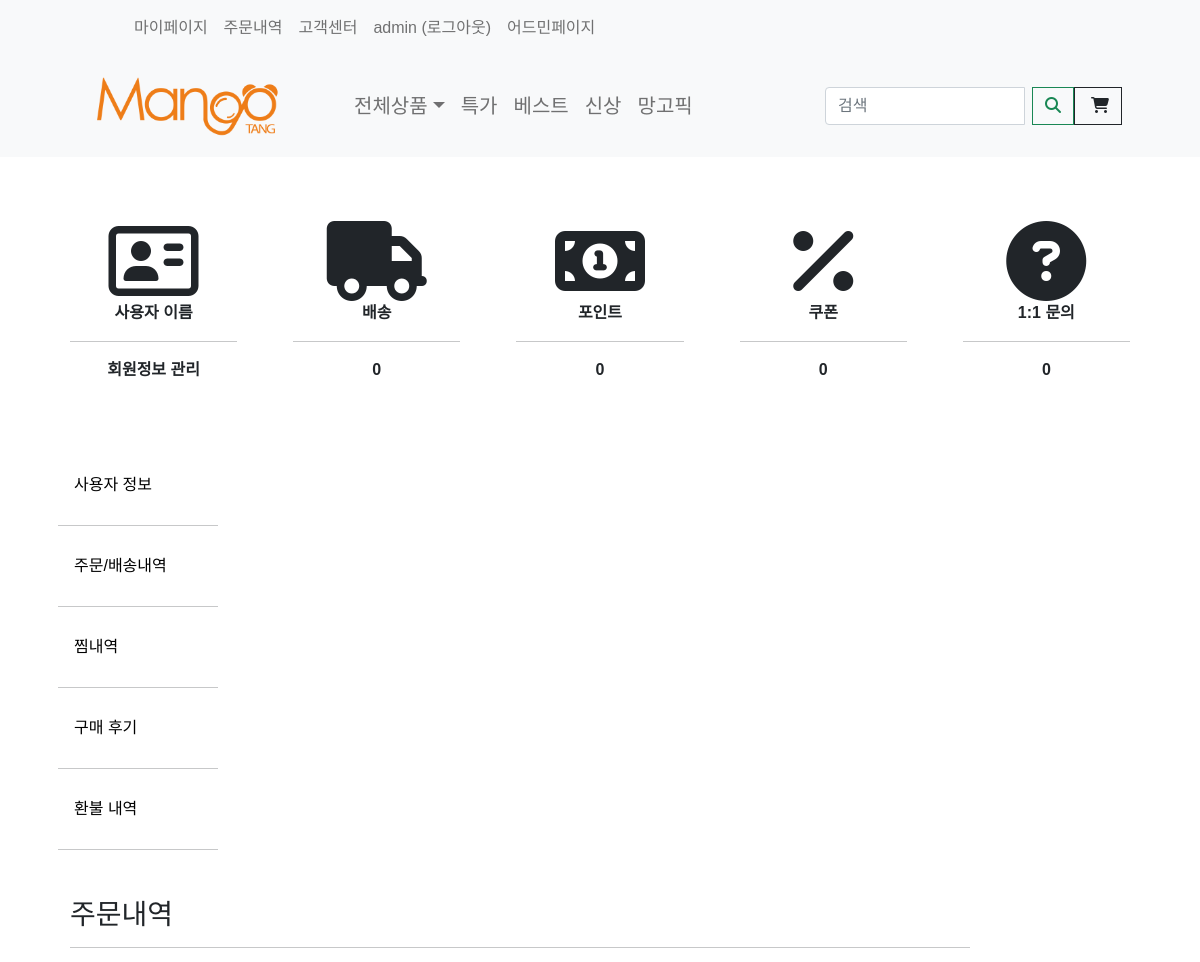
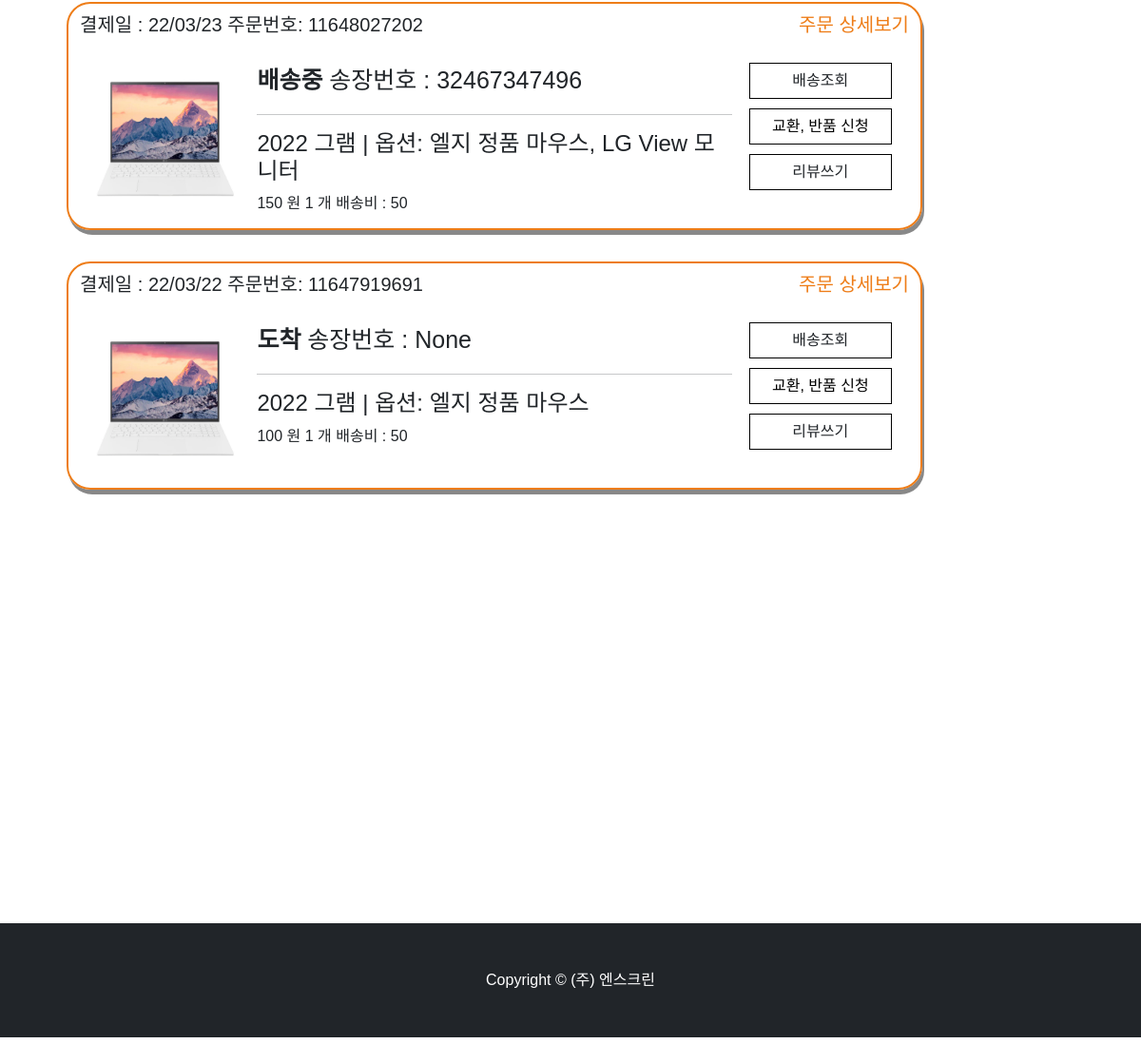
Screenshot of /mypage/orderhistory/ (signed in) with the database file from the repository (2 pictures, top to bottom).
### store/models.py (models this page shows, shortened)
class OrderItem(models.Model):
    DELIVER_COMPANY = (
        ('04', 'CJ대한통운'),
        ('05', '한진택배'),
        ('08', '롯데택배'),
        ('06', '로젠택배'),
        ('01', '우체국택배'),
        ('46', 'CU편의점택배'),
        ('24', 'GS Postbox 택배	'),
    )
    product = models.ForeignKey(Product, on_delete=models.SET_NULL, null=True)
    order = models.ForeignKey(Order, on_delete=models.SET_NULL, null=True, blank=True)
    orderHistory = models.ForeignKey(OrderHistory, on_delete=models.SET_NULL, null=True)
    deliver_state = models.CharField(max_length=200, null=True, blank=True)
    quantity = models.IntegerField(default=0, null=True, blank=True)
    date_added = models.DateTimeField(auto_now_add=True)
    item_option_bool = models.BooleanField(default=False, blank=False, null=True)
    deliver_company = models.CharField(max_length=200, choices=DELIVER_COMPANY, null=True, blank=True)
    track_number = models.IntegerField(null=True, blank=True)
    @property
    def get_all_option_name(self):
        orderOptions = self.orderitemoption_set.all()  # 해당 order의 자식 가져와서
        data = ""
        for name in orderOptions:
            data += name.get_option_name + ", "
        data = data.strip(', ')
        return data
    @property  # 배송비
    def get_delivery_price(self):
        return self.product.shipment_price
    @property  # 옵션 포함 가격
    def get_all_total(self):
        total = self.product.price_discount * self.quantity
        orderOptions = self.orderitemoption_set.all()  # 해당 order의 자식 가져와서
        total += sum([item.get_total for item in orderOptions])  # 다더함함
        return total

class OrderHistory(models.Model):
    customer = models.ForeignKey(Customer, on_delete=models.SET_NULL, null=True, blank=True)
    order_name = models.CharField(max_length=200, null=True, blank=True)
    date_ordered = models.DateTimeField(auto_now_add=True)
    date_completed = models.DateTimeField(null=True, blank=True)
    track_number = models.IntegerField(null=True, blank=True)
    payment_state = models.BooleanField(default=False)
    shipping_fee = models.IntegerField(null=True, blank=True)
    order_number = models.IntegerField(null=True, blank=True)
    email = models.EmailField(null=True, blank=True)
    total_fee = models.IntegerField(null=True, blank=True)
    post_code = models.CharField(max_length=200, null=True, blank=True)
    recipent_address1 = models.CharField(max_length=200, null=False)
    recipent_address2 = models.CharField(max_length=200, null=False)
    recipent_number = models.CharField(max_length=50, null=False)
    recipent_name = models.CharField(max_length=50, null=False)
    order_request = models.CharField(max_length=100, null=False)
    orderer_number = models.CharField(max_length=100, null=False)
    orderer_name = models.CharField(max_length=100, null=False)
    receipt_url = models.CharField(max_length=500, null=True, blank=True)
    status = models.CharField(max_length=100, null=True, blank=True)
    emb_pg_provider = models.CharField(max_length=100, null=True, blank=True)
    imp_uid = models.CharField(max_length=100, null=True, blank=True)
    pay_method = models.CharField(max_length=100, null=True, blank=True)

class Product(models.Model):
    product_name = models.CharField(max_length=200)
    price = models.FloatField(null=False, blank=False)
    image_detail = models.ImageField(null=True, blank=True)
    image_title = models.ImageField(null=True, blank=True)
    image_introduce = models.ImageField(null=True, blank=True)
    seller_code = models.CharField(max_length=50, null=False, blank=False)
    price_discount = models.FloatField(null=True)
    discount = models.IntegerField(null=True)
    stock = models.IntegerField()
    first_title = models.CharField(max_length=200)
    second_title = models.CharField(max_length=200)
    shipment_price = models.IntegerField(blank=True)
    hash_tag = models.CharField(max_length=200)
    option_bool = models.BooleanField(default=False, blank=False, null=True)
    collection_tag = models.CharField(max_length=200, null=True)
    item_company = models.CharField(null=False, max_length=200)
    product_status = models.BooleanField(default=False, blank=False, null=True)

class OrderItemOption(models.Model):
    order_item_option = models.ForeignKey(OrderItem, on_delete=models.CASCADE, null=True)
    product_option = models.ForeignKey(ProductOption, on_delete=models.CASCADE, null=True)
    quantity = models.IntegerField(default=0, null=True, blank=True)
    @property
    def get_option_name(self):
        return self.product_option.option_name
    @property
    def get_total(self):
        total = self.product_option.option_price * self.quantity
        return total

class ProductOption(models.Model):
    product = models.ForeignKey(Product, on_delete=models.CASCADE, null=True)
    option_name = models.CharField(max_length=200)
    option_seller_code = models.CharField(max_length=50, null=False, blank=False)
    option_price = models.FloatField(null=False, blank=False)
    option_stock = models.IntegerField()
    option_status = models.BooleanField(default=False, blank=False, null=True)

### store/views.py (the view)
# urls.py: path('mypage/orderhistory/', views.orderhistory, name="orderhistory"),
@login_required(login_url='account_login')
def orderhistory(request):
    customer = request.user.customer
    orderHistory = OrderHistory.objects.filter(customer=customer).order_by('-date_completed')
    orderItem = []
    for order in orderHistory:
        orderItem += order.orderitem_set.all()
    context = {'orderHistory': orderHistory, 'orderItem': orderItem}
    return render(request, 'mypage/orderhistory.html', context)

### store/templates/mypage/orderhistory.html (shortened to what this page needs)
{% extends 'store/mypage.html' %}
{% load static %}
{% block mypage %}
    <div class="container" style=" height: 90rem">
        <div class="item">
            <h3>주문내역</h3>
            <hr>
        </div>
        {% for item in orderItem %}
            {% if item.deliver_state != "refunded" %}
                <div class=" container" id="rcorners2" style=" height: 15rem;">
                    <div class="item" style="padding-top: 10px">
                        <div><h5>결제일 : {{ item.orderHistory.date_completed | date:'y/m/d' }}
                            주문번호: {{ item.orderHistory.order_number }} <a class="orderlist-detail"
                                                                          href="{% url 'orderdetail' item.orderHistory.order_number item.product.seller_code %}"
                                                                          style="float: right">주문 상세보기</a></h5>
                        </div>
                    </div>
                    <div class="item" style="padding: 10px; height: 200px">
                        <div class="container-orderlist" style="flex-direction: row;">
                            <div class="item-orderlist-picture">
                                <img style="width: 160px; height: 180px"
                                     src={{ item.product.image_title.url }}  alt="..."/>
                            </div>
                            <div class="item-orderlist-info" style=" margin: 10px;">
                                {% if item.deliver_state == "checking" %}
                                    <span style="font-size: 25px; "><b>주문 확인중</b></span>
                                {% elif item.deliver_state == "delivering" %}
                                    <span style="font-size: 25px;"><b>배송중 </b> 송장번호 : {{ item.track_number }}</span>
                                {% elif item.deliver_state == "delivered" %}
                                    <span style="font-size: 25px; "><b>도착 </b> 송장번호 : {{ item.track_number }}</span>
                                {% endif %}
                                <hr>
                                {% if item.item_option_bool == True %}
                                    <h4>{{ item.product.product_name }} | 옵션: {{ item.get_all_option_name }}</h4>
                                {% else %}
                                    <h4>{{ item.product.product_name }}</h4>
                                {% endif %}
                                <span>{{ item.get_all_total | floatformat:0 }} 원 <span> {{ item.quantity }} 개</span> 배송비 : {{ item.get_delivery_price }}</span>
                            </div>
                            <div class="item-orderlist-button">
                                <div class="center-orderlist-option">
                                    <a class="nav-link-mypage btn"
                                       style="border-style: groove; border-color: black; width: 150px"
                                       onclick="deliverCheck({{ item.track_number |default_if_none:'null' }},{{ item.deliver_company }})"
                                    >배송조회</a>
                                </div>
                                <div class="center-orderlist-option">
                                    <a class="nav-link-mypage btn"
                                       style="border-style: groove; border-color: black; width: 150px"
                                       href="{% url 'cs' item.orderHistory.order_number item.product.seller_code %} ">교환,
                                        반품 신청</a>
                                </div>
                                <div class="center-orderlist-option">
                                    <a class="nav-link-mypage btn"
                                       style="border-style: groove; border-color: black; width: 150px"
                                       onclick="reviewButton({{ item.orderHistory.order_number }},{{ item.product.seller_code }}, '{{ item.deliver_state }}')">리뷰쓰기</a>
                                </div>
                            </div>
                        </div>
                    </div>
                </div>
            {% endif %}
        {% endfor %}
    </div>
{% endblock mypage %}

### store/templates/store/navbar.html (shortened to what this page needs)
{% load static %}
<nav class="navbar navbar-expand-lg navbar-light bg-light">
    <div class="bg-light container px-4 px-lg-5">
        <ul class="navbar-nav me-auto mb-2 mb-lg-0 ms-lg-5" style="">
            <li class="nav-item"><a href="{% url 'userinfo' %}"
                                    class="nav-link dropdown-menu-size-customer">마이페이지</a></li>
            <li class="nav-item"><a href="{% url 'orderhistory' %}"
                                    class="nav-link dropdown-menu-size-customer">주문내역</a></li>
            <li class="nav-item"><a href="{% url 'faq' %}"
                                    class="nav-link dropdown-menu-size-customer">고객센터</a></li>
            {% if user.is_authenticated %}
                <a class="nav-link" href="{% url 'logout' %}">{{ user.username }} (로그아웃)</a>
            {% else %}
                <li class="nav-item"><a href="{% url 'account_login' %}" class="nav-link dropdown-menu-size-customer">로그인</a>
                </li>
            {% endif %}
            {% if user.is_superuser %}
                <a class="nav-link" href={% url 'admin:index' %}>어드민페이지</a>
            {% endif %}
        </ul>
    </div>
</nav>
<nav class="navbar navbar-expand-lg navbar-light bg-light">
    <div class="container px-4 px-lg-5">
        <a href="{% url 'store' %}">
            <img src="{% static 'nscreen_logo/4_망고땡_로고 (영문).png' %}" width="220" alt="망고땡몰">
        </a>
        <div class="collapse navbar-collapse" id="navbarSupportedContent">
            <ul class="navbar-nav me-auto mb-2 mb-lg-0 ms-lg-5">
                <li class="nav-item dropdown">
                    <a class="nav-link dropdown-toggle dropdown-menu-size" id="navbarDropdown" href="#" role="button"
                       data-bs-toggle="dropdown" aria-expanded="false">전체상품</a>
                </li>
                <li class="nav-item"><a class="nav-link dropdown-menu-size" href="#!">특가</a></li>
                <li class="nav-item"><a class="nav-link dropdown-menu-size" href="#!">베스트</a></li>
                <li class="nav-item"><a class="nav-link dropdown-menu-size" href="#!">신상</a></li>
                <li class="nav-item"><a class="nav-link dropdown-menu-size" href="#!">망고픽</a></li>
            </ul>
            <div class="row justify-content-end my-3">
                <div class="d-flex input-group">
                    <input class="form-control me-2 kw" type="text" style="width: 200px"
                           placeholder="검색" aria-label="검색"
                           value="{{ kw|default_if_none:'' }}">
                    <div class="input-group-append">
                        <button class="btn btn-outline-success" type="button" id="btn_search"><i
                                class="fas fa-search"></i></button>
                    </div>
                </div>
            </div>
            <a href="{% url 'cart' %}" class="nav-link-cart">
                <button class="btn btn-outline-dark" type="submit">
                    <i class="fas fa-shopping-cart"></i>
                </button>
            </a>
        </div>
    </div>
</nav>

### rows the page displays
OrderItem: orderHistory.date_completed "22/03/23", orderHistory.order_number "11648027202", product.image_title (picture), track_number "32467347496", product.product_name "2022 그램", get_all_option_name "엘지 정품 마우스, LG View 모니터", get_all_total "150", quantity "1", get_delivery_price "50"
OrderItem: orderHistory.date_completed "22/03/22", orderHistory.order_number "11647919691", product.image_title (picture), track_number "None", product.product_name "2022 그램", get_all_option_name "엘지 정품 마우스", get_all_total "100", quantity "1", get_delivery_price "50"

### other values shown
{{ user.username }} "admin"
